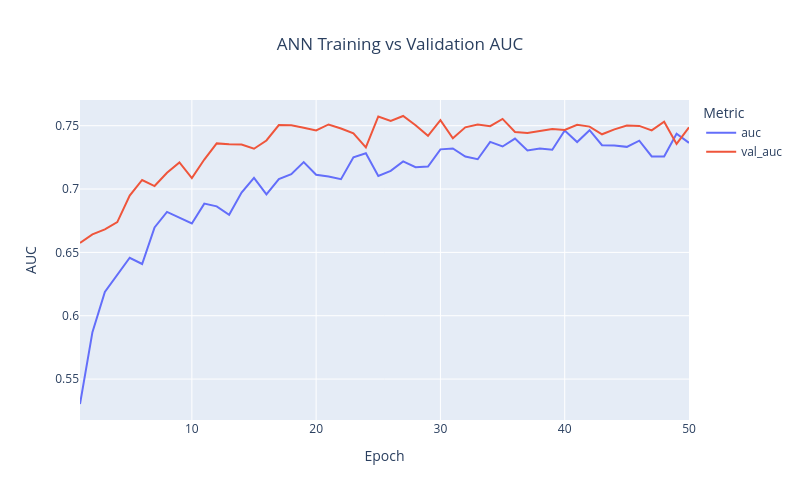

The cell this chart's notebook holds for it:
### Code cell
fig_auc = px.line(
    history_df,
    x='Epoch',
    y=['auc', 'val_auc'],
    title='ANN Training vs Validation AUC',
    labels={
        'value': 'AUC',
        'variable': 'Metric'
    }
)

fig_auc.update_layout(
    title_x=0.5,
    width=800,
    height=500
)

fig_auc.show()

### Figure 1 — Plotly figure (JSON) as saved in the notebook; plotly's stock layout.template omitted (floating-point values rounded to 4 significant figures)
{"data": [{"hovertemplate": "Metric=auc<br>Epoch=%{x}<br>AUC=%{y}<extra></extra>", "legendgroup": "auc", "line": {"color": "#636efa", "dash": "solid"}, "marker": {"symbol": "circle"}, "mode": "lines", "name": "auc", "orientation": "v", "showlegend": true, "type": "scatter", "x": [1, 2, 3, 4, 5, 6, 7, 8, 9, 10, 11, 12, 13, 14, 15, 16, 17, 18, 19, 20, 21, 22, 23, 24, 25, 26, 27, 28, 29, 30, 31, 32, 33, 34, 35, 36, 37, 38, 39, 40, 41, 42, 43, 44, 45, 46, 47, 48, 49, 50], "xaxis": "x", "y": [0.5303, 0.5871, 0.6188, 0.6326, 0.6458, 0.6408, 0.6697, 0.6819, 0.6771, 0.6728, 0.6885, 0.6863, 0.6797, 0.6972, 0.7088, 0.6957, 0.7078, 0.7117, 0.7213, 0.7113, 0.7099, 0.7078, 0.725, 0.7282, 0.7103, 0.7143, 0.7218, 0.7172, 0.7177, 0.7313, 0.732, 0.7257, 0.7235, 0.7372, 0.7336, 0.7398, 0.7304, 0.732, 0.7311, 0.7462, 0.7371, 0.7464, 0.7346, 0.7343, 0.7333, 0.7382, 0.7257, 0.7257, 0.7437, 0.7365], "yaxis": "y"}, {"hovertemplate": "Metric=val_auc<br>Epoch=%{x}<br>AUC=%{y}<extra></extra>", "legendgroup": "val_auc", "line": {"color": "#EF553B", "dash": "solid"}, "marker": {"symbol": "circle"}, "mode": "lines", "name": "val_auc", "orientation": "v", "showlegend": true, "type": "scatter", "x": [1, 2, 3, 4, 5, 6, 7, 8, 9, 10, 11, 12, 13, 14, 15, 16, 17, 18, 19, 20, 21, 22, 23, 24, 25, 26, 27, 28, 29, 30, 31, 32, 33, 34, 35, 36, 37, 38, 39, 40, 41, 42, 43, 44, 45, 46, 47, 48, 49, 50], "xaxis": "x", "y": [0.6575, 0.6643, 0.6682, 0.6739, 0.6949, 0.7071, 0.7024, 0.7128, 0.721, 0.7087, 0.7233, 0.736, 0.7353, 0.7352, 0.7318, 0.7383, 0.7505, 0.7503, 0.7484, 0.7462, 0.751, 0.7478, 0.7439, 0.7329, 0.7573, 0.7538, 0.7577, 0.7504, 0.742, 0.7544, 0.74, 0.7487, 0.7509, 0.7497, 0.7553, 0.7451, 0.7443, 0.7459, 0.7473, 0.7466, 0.7506, 0.7493, 0.7432, 0.7471, 0.7502, 0.7498, 0.7463, 0.7531, 0.7356, 0.7487], "yaxis": "y"}], "layout": {"height": 500, "legend": {"title": {"text": "Metric"}, "tracegroupgap": 0}, "title": {"text": "ANN Training vs Validation AUC", "x": 0.5}, "width": 800, "xaxis": {"anchor": "y", "domain": [0, 1], "title": {"text": "Epoch"}}, "yaxis": {"anchor": "x", "domain": [0, 1], "title": {"text": "AUC"}}}}
